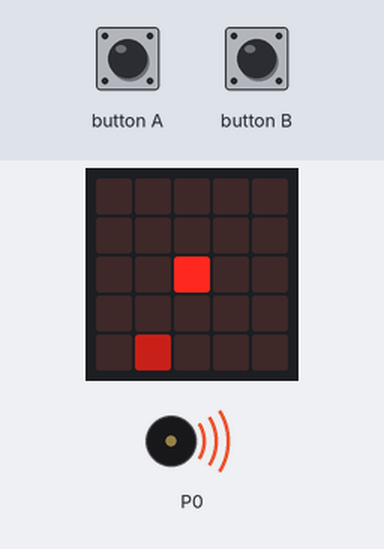
A program run on a simulated BBC micro:bit (MakeCode). Parts: the board's 5×5 LED display, buzzer (waves = sounding). The inputs (shaded band) are chosen by the test bench. Random numbers come from a fixed seed.

Above: at 1.4 s.
1.5 s: button A pressed for 0.15 s
At 1.95 s:
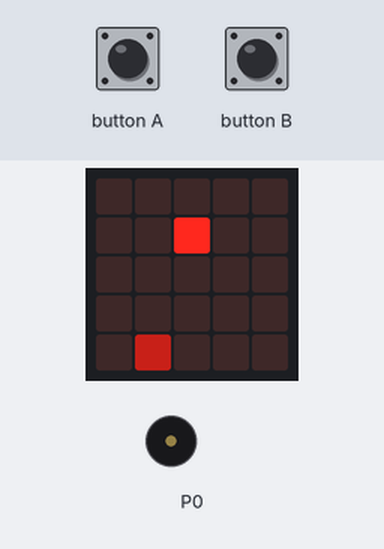
2.2 s: button B pressed for 0.15 s
2.9 s: button A pressed for 0.15 s
At 3.3 s:
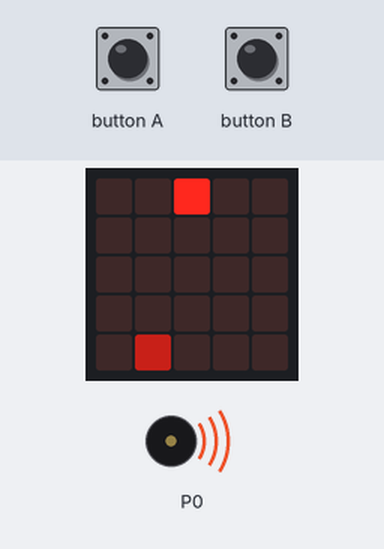
3.6 s: button B pressed for 0.15 s
4.3 s: button A pressed for 0.15 s
At 4.96 s:
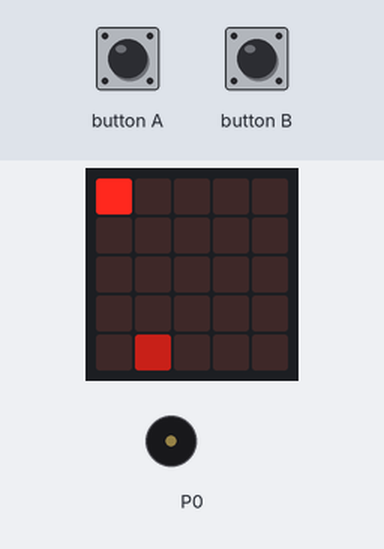
5.0 s: button B pressed for 0.15 s
At 6.3 s:
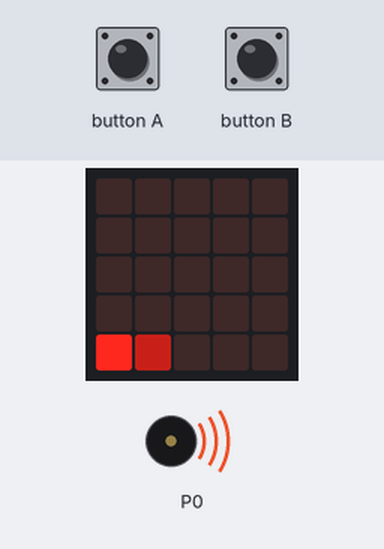
Timing chart, 0 to 8.6 s (numbered marks = the images above; inputs shaded):
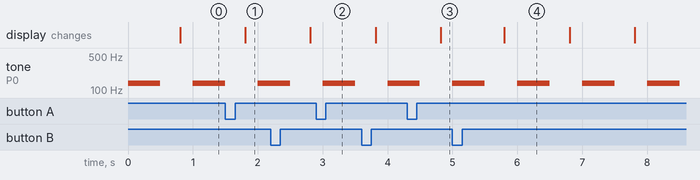

The program:

main.ts
```typescript
function NewCandy () {
    f = true
    while (f) {
        Candy_X = randint(0, 4)
        Candy_Y = randint(0, 4)
        if (Candy_X != SnakeHead_X && Candy_Y != SnakeHead_Y) {
            break;
        }
    }
}
input.onButtonPressed(Button.A, function () {
    Directie += -1
    if (Directie < 0) {
        Directie = 3
    }
})
input.onButtonPressed(Button.B, function () {
    Directie += 1
    if (Directie > 3) {
        Directie = 0
    }
})
function Dir () {
    music.playTone(139, music.beat(BeatFraction.Whole))
    if (Directie == 0) {
        SnakeHead_X += -1
    } else {
        if (Directie == 1) {
            SnakeHead_Y += -1
        } else {
            if (Directie == 2) {
                SnakeHead_X += 1
            } else {
                SnakeHead_Y += 1
            }
        }
    }
    if (SnakeHead_X > 4) {
        SnakeHead_X = 0
    }
    if (SnakeHead_X < 0) {
        SnakeHead_X = 4
    }
    if (SnakeHead_Y > 4) {
        SnakeHead_Y = 0
    }
    if (SnakeHead_Y < 0) {
        SnakeHead_Y = 4
    }
    for (let index = 0; index <= SnakeBodies_X.length - 2; index++) {
        if (SnakeHead_X == SnakeBodies_X[index] && SnakeHead_Y == SnakeBodies_Y[index]) {
            basic.pause(100)
            music.startMelody(music.builtInMelody(Melodies.Wawawawaa), MelodyOptions.Once)
            game.gameOver()
        }
    }
    if (SnakeHead_X == Candy_X && SnakeHead_Y == Candy_Y) {
        SnakeBodies_X.unshift(SnakeHead_X)
        SnakeBodies_Y.unshift(SnakeHead_Y)
        music.startMelody(music.builtInMelody(Melodies.PowerUp), MelodyOptions.Once)
        game.addScore(1)
        NewCandy()
    }
}
let Candy_Y = 0
let Candy_X = 0
let f = false
let SnakeBodies_Y: number[] = []
let SnakeBodies_X: number[] = []
let SnakeHead_Y = 0
let SnakeHead_X = 0
let Directie = 0
game.setScore(0)
basic.clearScreen()
Directie = 1
SnakeHead_X = 2
SnakeHead_Y = 3
SnakeBodies_X = []
SnakeBodies_Y = []
NewCandy()
loops.everyInterval(1000, function () {
    SnakeBodies_X.unshift(SnakeHead_X)
    SnakeBodies_Y.unshift(SnakeHead_Y)
    Dir()
    SnakeBodies_X.pop()
    SnakeBodies_Y.pop()
})
basic.forever(function () {
    basic.clearScreen()
    led.plotBrightness(Candy_X, Candy_Y, 100)
    led.plot(SnakeHead_X, SnakeHead_Y)
    for (let index2 = 0; index2 <= SnakeBodies_X.length - 1; index2++) {
        led.plotBrightness(SnakeBodies_X[index2], SnakeBodies_Y[index2], 255)
    }
})
```

test.ts
```typescript
// tests gaan hier; deze zal niet worden gecompileerd wanneer dit pakket wordt gebruikt als extensie.
```

Measured:
- by itself, tone on P0: alternates 139 Hz for 0.50 s and silent for 0.50 s
- what the display in image 4 shows lasts 1.0 s, from 5.8 s to 6.8 s
